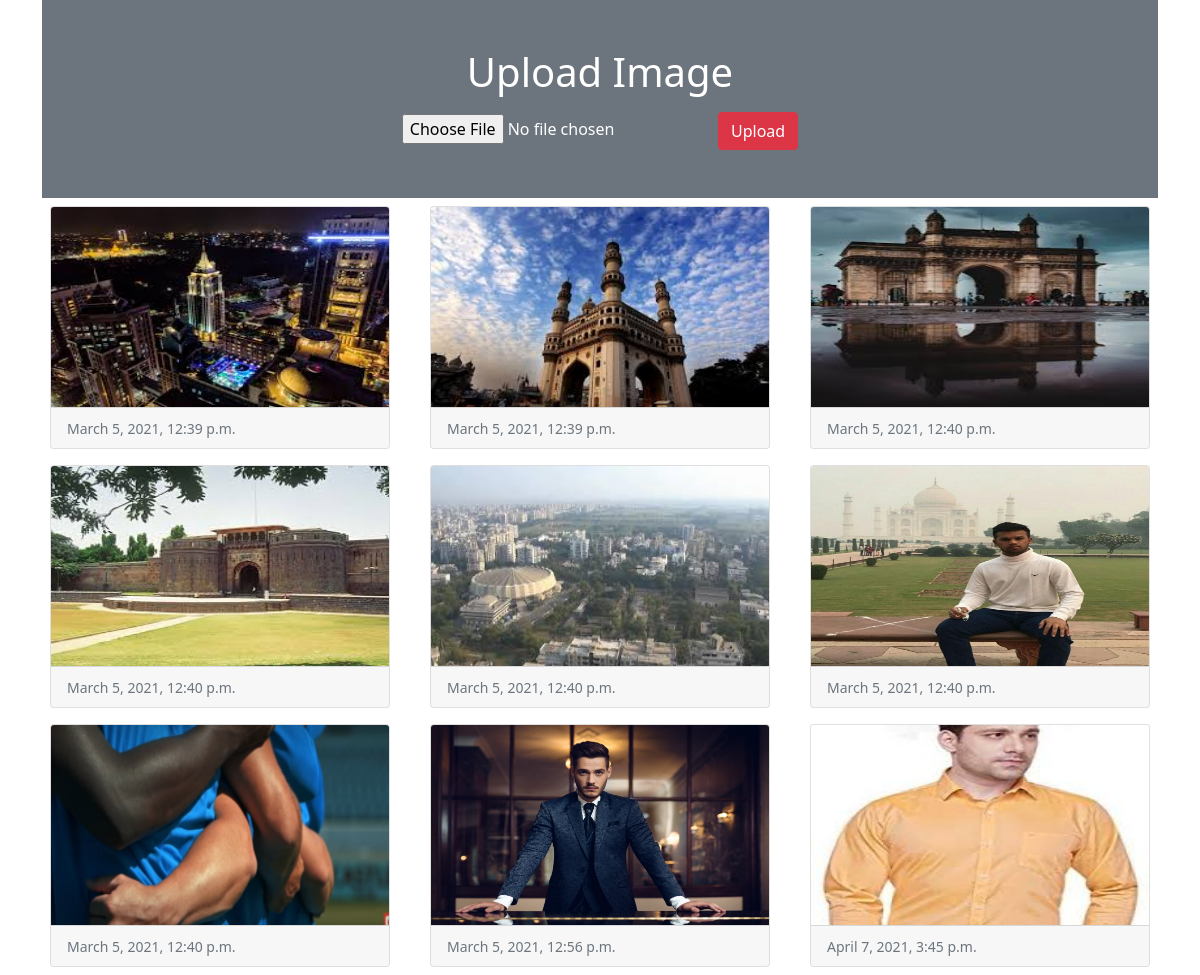
The page / on the database its author committed.
### myapp/models.py (models this page shows)
class Image(models.Model):
    photo = models.ImageField(upload_to='myimage')
    date = models.DateTimeField(auto_now_add=True)

### myapp/views.py (the view)
# urls.py: 2. Add a URL to urlpatterns:  path('', views.home, name='home')
def home(request):
   if request.method == "POST":
      form = ImageForm(request.POST , request.FILES)
      if form.is_valid():
         form.save()
      form = ImageForm()
   else:
      form = ImageForm()
   img = Image.objects.all()
   return render(request , 'myapp/home.html' , {'img':img , 'fm':form})

### myapp/forms.py
class ImageForm(forms.ModelForm):
    class Meta:
        model = Image
        fields = '__all__'
        labels = {'photo':''}

### myapp/templates/myapp/home.html (shortened to what this page needs)
<!doctype html>
<html lang="en">
  <head>
    <link href="https://cdn.jsdelivr.net/npm/bootstrap@5.0.0-beta2/dist/css/bootstrap.min.css" rel="stylesheet">
  </head>
  <body>
    <div class='container'>
      <div class = 'py-5 text-center bg-secondary text-white'>
        <h1 class='mb-3'>Upload Image</h1>
        <form action="" method='post' enctype="multipart/form-data">
           {{fm}}
          <input type="submit" class='btn btn-danger' value="Upload">
        </form>
      </div>
      <div class="row">
        {% for i in img %}
          <div class ="col-sm-4">
            <div class="card m-2">
              <img src="{{i.photo.url}}" alt="" class="card-img-top" height="200px">
              <div class="card-footer">
                <small class= "text-muted">{{i.date}}</small>
              </div>
            </div>
          </div>
        {% endfor %}
      </div>
    </div>
  </body>
</html>

### rows shown on the page
Image: photo (picture), date "March 5, 2021, 12:39 p.m."
Image: photo (picture), date "March 5, 2021, 12:39 p.m."
Image: photo (picture), date "March 5, 2021, 12:40 p.m."
Image: photo (picture), date "March 5, 2021, 12:40 p.m."
Image: photo (picture), date "March 5, 2021, 12:40 p.m."
Image: photo (picture), date "March 5, 2021, 12:40 p.m."
Image: photo (picture), date "March 5, 2021, 12:40 p.m."
Image: photo (picture), date "March 5, 2021, 12:56 p.m."
Image: photo (picture), date "April 7, 2021, 3:45 p.m."
